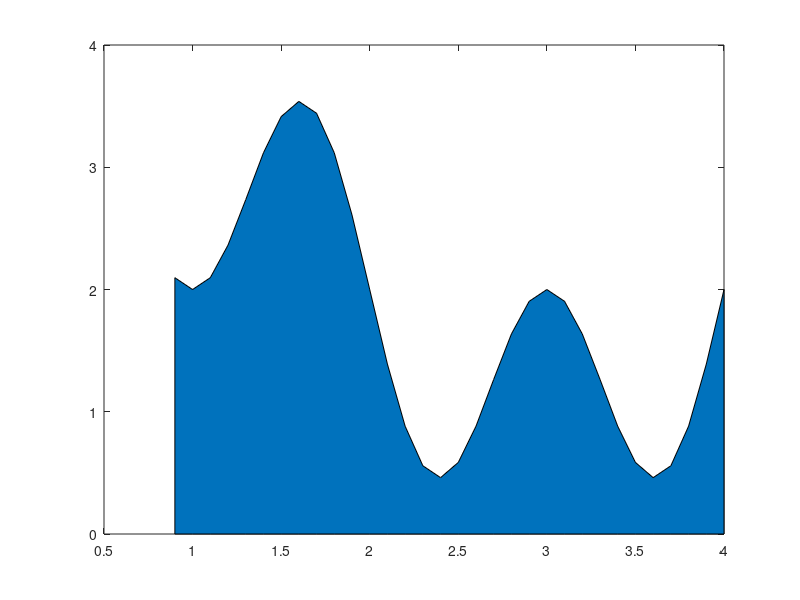

The MATLAB script that drew this image: (Note: this script raises an error after producing the figure.)
rand_r = randi(40)/10;
cannon_angle = 90;


x = rand_r:.1:(pi + rand_r);

y = 2 + (sin(0.5*pi.*x) + sin(1.5*pi.*x)); 


plot(x, y)
plot_main_area = area(x, y);
plot_main_area.FaceColor = [ .25 .75 .25];
xlim([rand_r (pi + rand_r)])
ylim([0 7])

left_tank = rectangle('position', [(rand_r + .25), landscape(rand_r + .25), .2, .2]);
left_tank.FaceColor = [ .75 .25 .25];
left_tank_cannon = rectangle('position', [(rand_r + .25), landscape(rand_r + .25), .2, .2]);
left_tank_cannon.FaceColor = [ .75 .25 .25];


right_tank = rectangle('position', [(rand_r + pi - .5), landscape(rand_r + pi -.5), .2, .2]);
right_tank.FaceColor = [ .25 .25 .75];

Firing_Physics